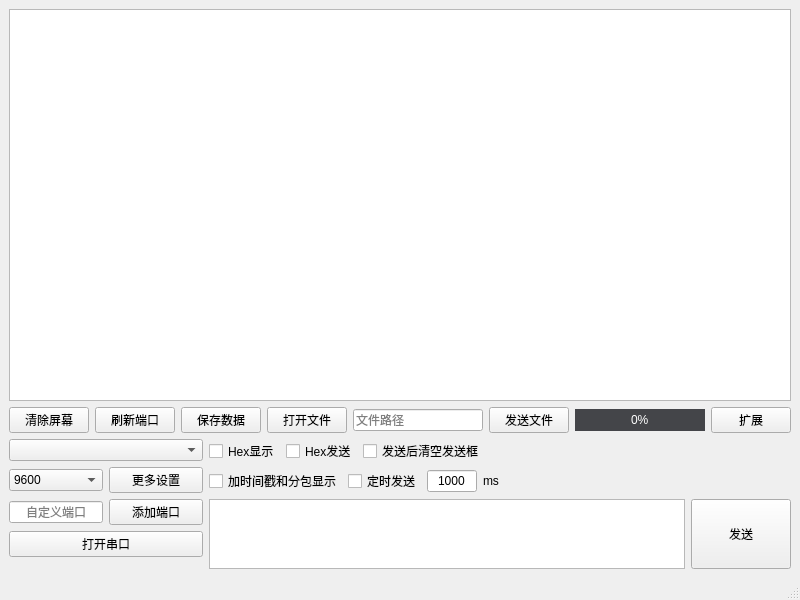
<?xml version="1.0" encoding="UTF-8"?>
<ui version="4.0">
 <class>MainWindow</class>
 <widget class="QMainWindow" name="MainWindow">
  <property name="geometry">
   <rect>
    <x>0</x>
    <y>0</y>
    <width>800</width>
    <height>600</height>
   </rect>
  </property>
  <property name="windowTitle">
   <string>MainWindow</string>
  </property>
  <widget class="QWidget" name="centralwidget">
   <layout class="QVBoxLayout" name="verticalLayout_3" stretch="18,1,3">
    <property name="spacing">
     <number>6</number>
    </property>
    <item>
     <widget class="QTextBrowser" name="tbReadData"/>
    </item>
    <item>
     <layout class="QHBoxLayout" name="horizontalLayout">
      <property name="spacing">
       <number>6</number>
      </property>
      <item>
       <widget class="QPushButton" name="btnClear">
        <property name="text">
         <string>清除屏幕</string>
        </property>
       </widget>
      </item>
      <item>
       <widget class="QPushButton" name="btnFlushNameList">
        <property name="text">
         <string>刷新端口</string>
        </property>
       </widget>
      </item>
      <item>
       <widget class="QPushButton" name="btnSave">
        <property name="text">
         <string>保存数据</string>
        </property>
       </widget>
      </item>
      <item>
       <widget class="QPushButton" name="btnOpenFile">
        <property name="text">
         <string>打开文件</string>
        </property>
       </widget>
      </item>
      <item>
       <widget class="QLineEdit" name="leFilePath">
        <property name="readOnly">
         <bool>true</bool>
        </property>
        <property name="placeholderText">
         <string>文件路径</string>
        </property>
       </widget>
      </item>
      <item>
       <widget class="QPushButton" name="btnSendFile">
        <property name="text">
         <string>发送文件</string>
        </property>
       </widget>
      </item>
      <item>
       <widget class="QProgressBar" name="pbSendFilePos">
        <property name="sizePolicy">
         <sizepolicy hsizetype="Expanding" vsizetype="Fixed">
          <horstretch>0</horstretch>
          <verstretch>0</verstretch>
         </sizepolicy>
        </property>
        <property name="styleSheet">
         <string notr="true">QProgressBar{
        border: none;
        color: white;
        text-align: center;
        background: rgb(68, 69, 73);
}
QProgressBar::chunk {
        border: none;
        background: rgb(0, 160, 230);
}
</string>
        </property>
        <property name="value">
         <number>0</number>
        </property>
        <property name="alignment">
         <set>Qt::AlignmentFlag::AlignLeading|Qt::AlignmentFlag::AlignLeft|Qt::AlignmentFlag::AlignVCenter</set>
        </property>
        <property name="textVisible">
         <bool>true</bool>
        </property>
        <property name="orientation">
         <enum>Qt::Orientation::Horizontal</enum>
        </property>
        <property name="textDirection">
         <enum>QProgressBar::Direction::TopToBottom</enum>
        </property>
       </widget>
      </item>
      <item>
       <widget class="QPushButton" name="btnExp">
        <property name="text">
         <string>扩展</string>
        </property>
       </widget>
      </item>
     </layout>
    </item>
    <item>
     <layout class="QHBoxLayout" name="horizontalLayout_5" stretch="1,3">
      <property name="spacing">
       <number>6</number>
      </property>
      <item>
       <layout class="QVBoxLayout" name="verticalLayout_2" stretch="1,2">
        <property name="spacing">
         <number>6</number>
        </property>
        <item>
         <widget class="QComboBox" name="cbName"/>
        </item>
        <item>
         <widget class="QStackedWidget" name="swMain">
          <property name="currentIndex">
           <number>0</number>
          </property>
          <widget class="QWidget" name="page">
           <layout class="QVBoxLayout" name="verticalLayout_4" stretch="0,0,0,0">
            <property name="spacing">
             <number>6</number>
            </property>
            <property name="leftMargin">
             <number>0</number>
            </property>
            <property name="topMargin">
             <number>0</number>
            </property>
            <property name="rightMargin">
             <number>0</number>
            </property>
            <property name="bottomMargin">
             <number>0</number>
            </property>
            <item>
             <layout class="QHBoxLayout" name="horizontalLayout_6">
              <property name="spacing">
               <number>6</number>
              </property>
              <item>
               <widget class="QComboBox" name="cbSerialBaudrate">
                <item>
                 <property name="text">
                  <string>9600</string>
                 </property>
                </item>
                <item>
                 <property name="text">
                  <string>57600</string>
                 </property>
                </item>
                <item>
                 <property name="text">
                  <string>115200</string>
                 </property>
                </item>
               </widget>
              </item>
              <item>
               <widget class="QPushButton" name="btnSerialMore">
                <property name="text">
                 <string>更多设置</string>
                </property>
               </widget>
              </item>
             </layout>
            </item>
            <item>
             <layout class="QHBoxLayout" name="horizontalLayout_11" stretch="1,1">
              <property name="spacing">
               <number>6</number>
              </property>
              <item>
               <widget class="QLineEdit" name="leSerialManualName">
                <property name="alignment">
                 <set>Qt::AlignmentFlag::AlignCenter</set>
                </property>
                <property name="placeholderText">
                 <string>自定义端口</string>
                </property>
               </widget>
              </item>
              <item>
               <widget class="QPushButton" name="btnAddManualName">
                <property name="text">
                 <string>添加端口</string>
                </property>
               </widget>
              </item>
             </layout>
            </item>
            <item>
             <widget class="QPushButton" name="btnSerialOpen">
              <property name="sizePolicy">
               <sizepolicy hsizetype="Minimum" vsizetype="Fixed">
                <horstretch>0</horstretch>
                <verstretch>0</verstretch>
               </sizepolicy>
              </property>
              <property name="text">
               <string>打开串口</string>
              </property>
             </widget>
            </item>
            <item>
             <spacer name="verticalSpacer_2">
              <property name="orientation">
               <enum>Qt::Orientation::Vertical</enum>
              </property>
              <property name="sizeHint" stdset="0">
               <size>
                <width>20</width>
                <height>40</height>
               </size>
              </property>
             </spacer>
            </item>
           </layout>
          </widget>
          <widget class="QWidget" name="page_2">
           <layout class="QVBoxLayout" name="verticalLayout_5">
            <property name="spacing">
             <number>6</number>
            </property>
            <property name="leftMargin">
             <number>0</number>
            </property>
            <property name="topMargin">
             <number>0</number>
            </property>
            <property name="rightMargin">
             <number>0</number>
            </property>
            <property name="bottomMargin">
             <number>0</number>
            </property>
            <item>
             <layout class="QHBoxLayout" name="horizontalLayout_7">
              <property name="spacing">
               <number>6</number>
              </property>
              <item>
               <widget class="QLineEdit" name="leTcpServerPort">
                <property name="sizePolicy">
                 <sizepolicy hsizetype="Expanding" vsizetype="Fixed">
                  <horstretch>0</horstretch>
                  <verstretch>0</verstretch>
                 </sizepolicy>
                </property>
                <property name="text">
                 <string>10000</string>
                </property>
                <property name="alignment">
                 <set>Qt::AlignmentFlag::AlignCenter</set>
                </property>
                <property name="placeholderText">
                 <string>监听端口</string>
                </property>
               </widget>
              </item>
              <item>
               <widget class="QPushButton" name="btnTcpServerStart">
                <property name="text">
                 <string>启动服务器</string>
                </property>
               </widget>
              </item>
             </layout>
            </item>
            <item>
             <spacer name="verticalSpacer">
              <property name="orientation">
               <enum>Qt::Orientation::Vertical</enum>
              </property>
              <property name="sizeHint" stdset="0">
               <size>
                <width>20</width>
                <height>40</height>
               </size>
              </property>
             </spacer>
            </item>
           </layout>
          </widget>
          <widget class="QWidget" name="page_3">
           <layout class="QVBoxLayout" name="verticalLayout_6">
            <property name="spacing">
             <number>6</number>
            </property>
            <property name="leftMargin">
             <number>0</number>
            </property>
            <property name="topMargin">
             <number>0</number>
            </property>
            <property name="rightMargin">
             <number>0</number>
            </property>
            <property name="bottomMargin">
             <number>0</number>
            </property>
            <item>
             <layout class="QHBoxLayout" name="horizontalLayout_8" stretch="3,1">
              <property name="spacing">
               <number>6</number>
              </property>
              <item>
               <widget class="QLineEdit" name="leTcpClientServerIP">
                <property name="text">
                 <string>127.0.0.1</string>
                </property>
                <property name="alignment">
                 <set>Qt::AlignmentFlag::AlignCenter</set>
                </property>
                <property name="placeholderText">
                 <string>服务器IP地址</string>
                </property>
               </widget>
              </item>
              <item>
               <widget class="QLineEdit" name="leTcpClientServerPort">
                <property name="text">
                 <string>10000</string>
                </property>
                <property name="alignment">
                 <set>Qt::AlignmentFlag::AlignCenter</set>
                </property>
                <property name="placeholderText">
                 <string>服务器端口</string>
                </property>
               </widget>
              </item>
             </layout>
            </item>
            <item>
             <widget class="QPushButton" name="btnTcpClientConnect">
              <property name="sizePolicy">
               <sizepolicy hsizetype="Minimum" vsizetype="Fixed">
                <horstretch>0</horstretch>
                <verstretch>0</verstretch>
               </sizepolicy>
              </property>
              <property name="text">
               <string>连接服务器</string>
              </property>
             </widget>
            </item>
            <item>
             <spacer name="verticalSpacer_3">
              <property name="orientation">
               <enum>Qt::Orientation::Vertical</enum>
              </property>
              <property name="sizeHint" stdset="0">
               <size>
                <width>20</width>
                <height>40</height>
               </size>
              </property>
             </spacer>
            </item>
           </layout>
          </widget>
          <widget class="QWidget" name="page_4">
           <layout class="QVBoxLayout" name="verticalLayout_7">
            <property name="spacing">
             <number>6</number>
            </property>
            <property name="leftMargin">
             <number>0</number>
            </property>
            <property name="topMargin">
             <number>0</number>
            </property>
            <property name="rightMargin">
             <number>0</number>
            </property>
            <property name="bottomMargin">
             <number>0</number>
            </property>
            <item>
             <layout class="QHBoxLayout" name="horizontalLayout_9" stretch="0,1,1">
              <property name="spacing">
               <number>6</number>
              </property>
              <item>
               <widget class="QLabel" name="label">
                <property name="text">
                 <string>本地</string>
                </property>
               </widget>
              </item>
              <item>
               <widget class="QLineEdit" name="leUdpLocalPort">
                <property name="text">
                 <string>10001</string>
                </property>
                <property name="alignment">
                 <set>Qt::AlignmentFlag::AlignCenter</set>
                </property>
                <property name="placeholderText">
                 <string>本地绑定端口</string>
                </property>
               </widget>
              </item>
              <item>
               <widget class="QPushButton" name="btnUdpBind">
                <property name="text">
                 <string>绑定</string>
                </property>
               </widget>
              </item>
             </layout>
            </item>
            <item>
             <layout class="QHBoxLayout" name="horizontalLayout_10" stretch="0,1,1">
              <property name="spacing">
               <number>6</number>
              </property>
              <item>
               <widget class="QLabel" name="label_2">
                <property name="text">
                 <string>远程</string>
                </property>
               </widget>
              </item>
              <item>
               <widget class="QLineEdit" name="leUdpPeerIP">
                <property name="text">
                 <string>127.0.0.1</string>
                </property>
                <property name="alignment">
                 <set>Qt::AlignmentFlag::AlignCenter</set>
                </property>
                <property name="placeholderText">
                 <string>远程IP</string>
                </property>
               </widget>
              </item>
              <item>
               <widget class="QLineEdit" name="leUdpPeerPort">
                <property name="text">
                 <string>10002</string>
                </property>
                <property name="alignment">
                 <set>Qt::AlignmentFlag::AlignCenter</set>
                </property>
                <property name="placeholderText">
                 <string>远程端口</string>
                </property>
               </widget>
              </item>
             </layout>
            </item>
            <item>
             <spacer name="verticalSpacer_4">
              <property name="orientation">
               <enum>Qt::Orientation::Vertical</enum>
              </property>
              <property name="sizeHint" stdset="0">
               <size>
                <width>20</width>
                <height>46</height>
               </size>
              </property>
             </spacer>
            </item>
           </layout>
          </widget>
         </widget>
        </item>
       </layout>
      </item>
      <item>
       <layout class="QVBoxLayout" name="verticalLayout" stretch="1,1,3">
        <property name="spacing">
         <number>6</number>
        </property>
        <item>
         <layout class="QHBoxLayout" name="horizontalLayout_2">
          <property name="spacing">
           <number>6</number>
          </property>
          <item>
           <widget class="QCheckBox" name="cbHexShow">
            <property name="text">
             <string>Hex显示</string>
            </property>
           </widget>
          </item>
          <item>
           <widget class="QCheckBox" name="cbHexSend">
            <property name="text">
             <string>Hex发送</string>
            </property>
           </widget>
          </item>
          <item>
           <widget class="QCheckBox" name="cbAutoClearSend">
            <property name="text">
             <string>发送后清空发送框</string>
            </property>
           </widget>
          </item>
          <item>
           <spacer name="horizontalSpacer">
            <property name="orientation">
             <enum>Qt::Orientation::Horizontal</enum>
            </property>
            <property name="sizeHint" stdset="0">
             <size>
              <width>40</width>
              <height>20</height>
             </size>
            </property>
           </spacer>
          </item>
         </layout>
        </item>
        <item>
         <layout class="QHBoxLayout" name="horizontalLayout_3">
          <property name="spacing">
           <number>6</number>
          </property>
          <item>
           <widget class="QCheckBox" name="cbAddTime">
            <property name="text">
             <string>加时间戳和分包显示</string>
            </property>
           </widget>
          </item>
          <item>
           <widget class="QCheckBox" name="cbSendAuto">
            <property name="text">
             <string>定时发送</string>
            </property>
           </widget>
          </item>
          <item>
           <widget class="QLineEdit" name="leAutoSendTime">
            <property name="maximumSize">
             <size>
              <width>50</width>
              <height>16777215</height>
             </size>
            </property>
            <property name="text">
             <string>1000</string>
            </property>
            <property name="alignment">
             <set>Qt::AlignmentFlag::AlignCenter</set>
            </property>
           </widget>
          </item>
          <item>
           <widget class="QLabel" name="label_3">
            <property name="text">
             <string>ms</string>
            </property>
           </widget>
          </item>
          <item>
           <spacer name="horizontalSpacer_2">
            <property name="orientation">
             <enum>Qt::Orientation::Horizontal</enum>
            </property>
            <property name="sizeHint" stdset="0">
             <size>
              <width>40</width>
              <height>20</height>
             </size>
            </property>
           </spacer>
          </item>
         </layout>
        </item>
        <item>
         <layout class="QHBoxLayout" name="horizontalLayout_4">
          <property name="spacing">
           <number>6</number>
          </property>
          <item>
           <widget class="QTextEdit" name="teSendData"/>
          </item>
          <item>
           <widget class="QPushButton" name="btnSend">
            <property name="sizePolicy">
             <sizepolicy hsizetype="Minimum" vsizetype="Minimum">
              <horstretch>0</horstretch>
              <verstretch>0</verstretch>
             </sizepolicy>
            </property>
            <property name="minimumSize">
             <size>
              <width>100</width>
              <height>0</height>
             </size>
            </property>
            <property name="text">
             <string>发送</string>
            </property>
           </widget>
          </item>
         </layout>
        </item>
       </layout>
      </item>
     </layout>
    </item>
   </layout>
  </widget>
  <widget class="QMenuBar" name="menubar">
   <property name="geometry">
    <rect>
     <x>0</x>
     <y>0</y>
     <width>800</width>
     <height>30</height>
    </rect>
   </property>
  </widget>
  <widget class="QStatusBar" name="statusbar"/>
 </widget>
 <resources/>
 <connections/>
</ui>
